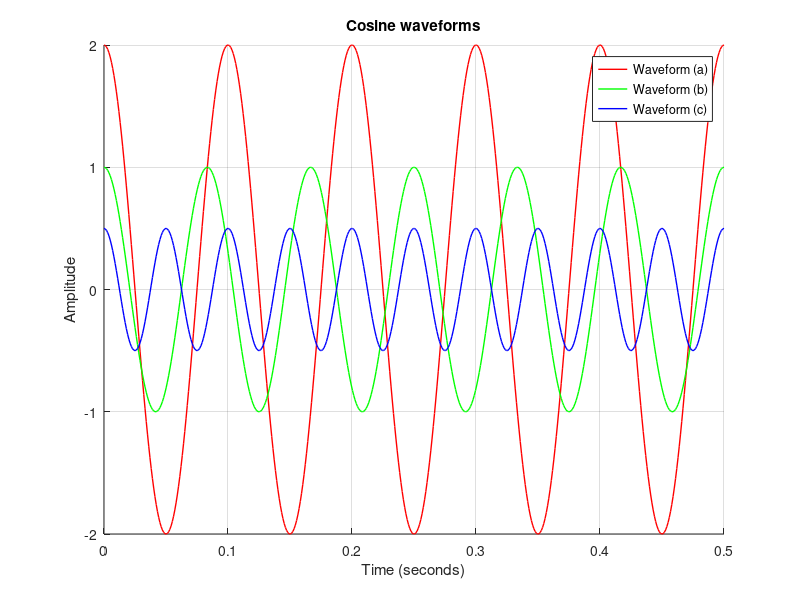

Write the MATLAB code that produced this figure.
% Defining parameters
A = 1 + mod(580,3);
duration = 0.5; % seconds
sampling_rate = 1000; % samples per second
T = linspace(0, duration, duration*sampling_rate);

% Waveform (a)
amp_a = A;
freq_a = 5*A;
y_a = amp_a*cos(2*pi*freq_a*T);

% Waveform (b)
amp_b = A/2;
freq_b = 6*A;
y_b = amp_b*cos(2*pi*freq_b*T);

% Waveform (c)
amp_c = A/4;
freq_c = 10*A;
y_c = amp_c*cos(2*pi*freq_c*T);

% Combining waveforms
y_t = y_a + y_b + y_c;

% Plotting graphs
figure;

hold on;
plot(T, y_a, 'r', 'LineWidth', 1);
plot(T, y_b, 'g', 'LineWidth', 1);
plot(T, y_c, 'b', 'LineWidth', 1);
hold off;

xlabel('Time (seconds)');
ylabel('Amplitude');
title('Cosine waveforms');
legend('Waveform (a)', 'Waveform (b)', 'Waveform (c)');
grid on;
